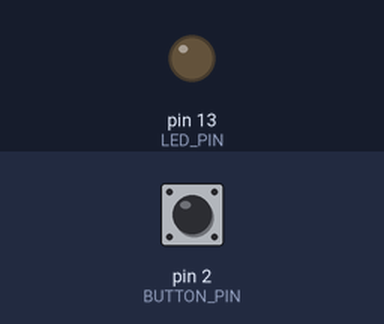
Simulated run of this sketch. Board: Arduino Uno, built with avr-gcc and run on an emulated ATmega328P. Shown: output pins drawn as LEDs (lit = HIGH). Inputs (shaded band) come from the test bench; at power-on: pin 2 (BUTTON_PIN) HIGH.

Above: at 1.2 s.
1.3 s: pin 2 (BUTTON_PIN) pulled LOW for 0.15 s
At 1.38 s:
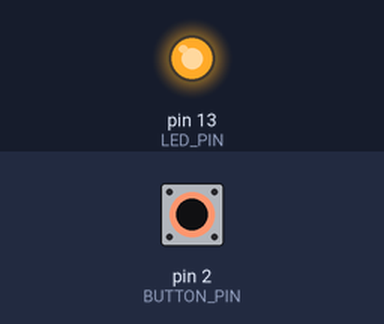
2.9 s: pin 2 (BUTTON_PIN) pulled LOW for 3.2 s
At 6.6 s:
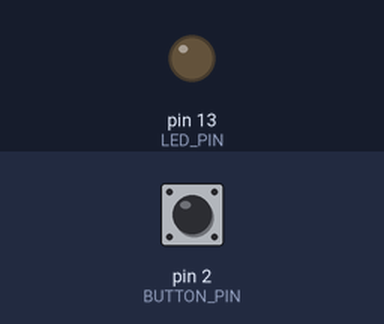
Timing chart, 0 to 8.1 s (numbered marks = the images above; inputs shaded):
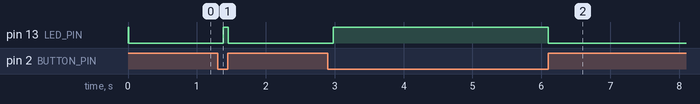

Measured:
- after the input at 1.3 s, pin 13 (LED_PIN): LOW → HIGH after 0.08 s, → LOW 0.08 s later
- after the input at 2.9 s, pin 13 (LED_PIN): LOW → HIGH after 0.08 s, → LOW 3.1 s later

The sketch:

hw_1_delay.ino
```cpp
int buttonState = 0;

const int LED_PIN = 13;
const int BUTTON_PIN = 2;

void setup() {
pinMode(BUTTON_PIN, INPUT_PULLUP);
pinMode(LED_PIN, OUTPUT);
}

enum { button_read_period = 10 };

void loop() {
static uint8_t button_state = 0; // биты = последние отсчёты
static uint32_t ts = 0;

if (millis() - ts > button_read_period) {
ts = millis();
button_state <<= 1; // забываем самое старое состояние
button_state |= digitalRead(BUTTON_PIN); // пишем текущий отсчёт
}

// 0xff = 8 раз подряд отпущена, 0x00 = 8 раз подряд нажата
digitalWrite(LED_PIN, (button_state == 0x00) ? HIGH : LOW);
}
```
